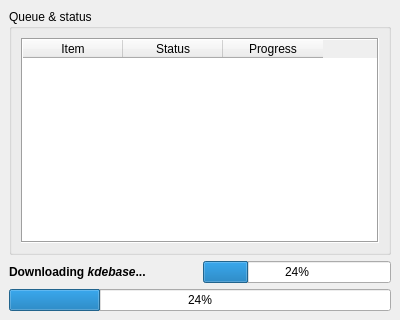
<ui version="4.0" >
 <class>progressWindow</class>
 <widget class="QWidget" name="progressWindow" >
  <property name="geometry" >
   <rect>
    <x>0</x>
    <y>0</y>
    <width>400</width>
    <height>320</height>
   </rect>
  </property>
  <property name="windowTitle" >
   <string>Form</string>
  </property>
  <layout class="QVBoxLayout" >
   <property name="margin" >
    <number>9</number>
   </property>
   <property name="spacing" >
    <number>6</number>
   </property>
   <item>
    <widget class="QGroupBox" name="tableBox" >
     <property name="title" >
      <string>Queue &amp;&amp; status</string>
     </property>
     <layout class="QGridLayout" >
      <property name="margin" >
       <number>9</number>
      </property>
      <property name="spacing" >
       <number>6</number>
      </property>
      <item row="0" column="0" >
       <widget class="QTableWidget" name="progressTable" >
        <property name="frameShape" >
         <enum>QFrame::Box</enum>
        </property>
        <column>
         <property name="text" >
          <string>Item</string>
         </property>
        </column>
        <column>
         <property name="text" >
          <string>Status</string>
         </property>
        </column>
        <column>
         <property name="text" >
          <string>Progress</string>
         </property>
        </column>
       </widget>
      </item>
     </layout>
    </widget>
   </item>
   <item>
    <layout class="QGridLayout" >
     <property name="margin" >
      <number>0</number>
     </property>
     <property name="spacing" >
      <number>6</number>
     </property>
     <item row="0" column="1" >
      <widget class="QProgressBar" name="currentProgress" >
       <property name="sizePolicy" >
        <sizepolicy>
         <hsizetype>5</hsizetype>
         <vsizetype>0</vsizetype>
         <horstretch>0</horstretch>
         <verstretch>0</verstretch>
        </sizepolicy>
       </property>
       <property name="value" >
        <number>24</number>
       </property>
       <property name="textVisible" >
        <bool>true</bool>
       </property>
       <property name="orientation" >
        <enum>Qt::Horizontal</enum>
       </property>
       <property name="format" >
        <string>%p%</string>
       </property>
      </widget>
     </item>
     <item row="1" column="0" colspan="2" >
      <widget class="QProgressBar" name="totalProgress" >
       <property name="sizePolicy" >
        <sizepolicy>
         <hsizetype>7</hsizetype>
         <vsizetype>0</vsizetype>
         <horstretch>0</horstretch>
         <verstretch>0</verstretch>
        </sizepolicy>
       </property>
       <property name="value" >
        <number>24</number>
       </property>
       <property name="orientation" >
        <enum>Qt::Horizontal</enum>
       </property>
      </widget>
     </item>
     <item row="0" column="0" >
      <widget class="QLabel" name="currentLabel" >
       <property name="text" >
        <string>&lt;html>&lt;head>&lt;meta name="qrichtext" content="1" />&lt;style type="text/css">
p, li { white-space: pre-wrap; }
&lt;/style>&lt;/head>&lt;body style=" font-family:'Sans Serif'; font-size:9pt; font-weight:400; font-style:normal; text-decoration:none;">
&lt;p style=" margin-top:0px; margin-bottom:0px; margin-left:0px; margin-right:0px; -qt-block-indent:0; text-indent:0px;">&lt;span style=" font-weight:600;">Downloading &lt;/span>&lt;span style=" font-weight:600; font-style:italic;">kdebase&lt;/span>&lt;span style=" font-weight:600;">...&lt;/span>&lt;/p>&lt;/body>&lt;/html></string>
       </property>
      </widget>
     </item>
    </layout>
   </item>
  </layout>
 </widget>
 <resources/>
 <connections/>
</ui>
